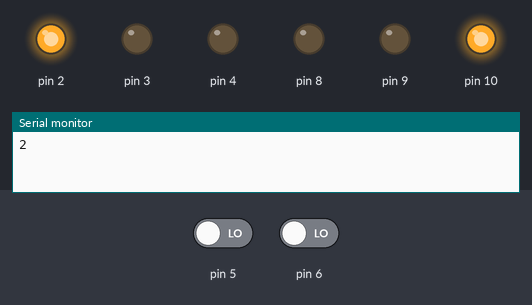
A sketch run on a simulated Arduino Uno, built with avr-gcc and run on an emulated ATmega328P. On the bench: output pins drawn as LEDs (lit = HIGH), the last lines printed to the serial monitor. Inputs (shaded band) come from the test bench; at power-on: pin 5 LOW, pin 6 LOW.

Above: at 1.2 s.
1.3 s: pin 5 driven HIGH
At 5.4 s:
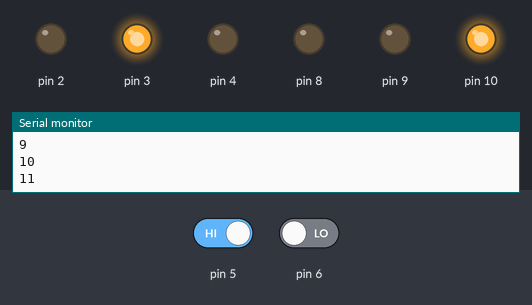
At 7.2 s:
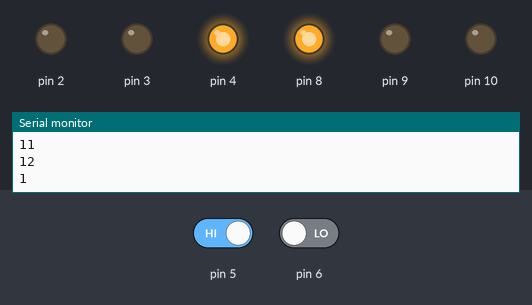
7.3 s: pin 5 driven LOW and pin 6 driven HIGH
At 12.0 s:
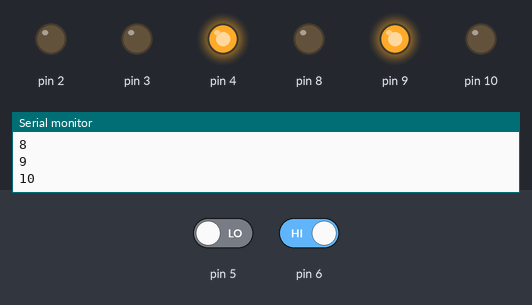
Timing chart, 0 to 15.5 s (numbered marks = the images above; inputs shaded):
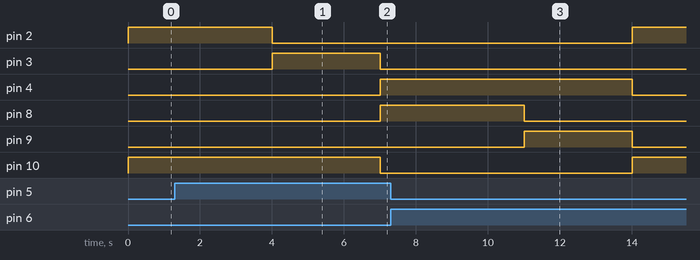

The sketch:

_3traffic_lights.ino
```cpp
//Synchronized traffic lights (timer = 10 seconds)(counts up).
//If a traffic light's button is pushed when it's state is red, the timer increments by 5.
const long TIMER_LENGTH = 12;
const long OFFSET = 1;
const long NON_YELLOW_STATE_START = 1;
const long YELLOW_STATE_START = 10;

long synchronized_counter_n = 1;
long time_modifier = 0;
long time_at_n_minus_1 = 1;

bool activated = false;

enum TrafficLightState {
  RED_STATE,
  YELLOW_STATE,
  GREEN_STATE
};

struct TrafficLight {
  int red_out, yellow_out, green_out, input_pin;
  bool input_already_recieved;
  TrafficLightState tl_state;

  void deactivate_lights() {
    digitalWrite(red_out, LOW);
    digitalWrite(yellow_out, LOW);
    digitalWrite(green_out, LOW);
  }

  void to_red_state() {
    deactivate_lights();
    digitalWrite(red_out, HIGH);
    tl_state = RED_STATE;
  }

  void to_yellow_state() {
    deactivate_lights();
    digitalWrite(yellow_out, HIGH);
    tl_state = YELLOW_STATE;
  }

  void to_green_state() {
    deactivate_lights();
    digitalWrite(green_out, HIGH);
    tl_state = GREEN_STATE;
  }
};

TrafficLight traffic_light1 = { 4, 3, 2, 6, false, GREEN_STATE };
TrafficLight traffic_light2 = { 10, 9, 8, 5, false, RED_STATE };

TrafficLight* currenty_red = &traffic_light2;


void setup() {
  Serial.begin(9600);
  // put your setup code here, to run once:
  int output_pins[] = { traffic_light1.red_out, traffic_light1.yellow_out, traffic_light1.green_out, traffic_light2.red_out, traffic_light2.yellow_out, traffic_light2.green_out };
  for (int idx = 0; idx < 6; idx++) {
    pinMode(output_pins[idx], OUTPUT);
  }
  pinMode(traffic_light1.input_pin, INPUT);
  pinMode(traffic_light2.input_pin, INPUT);
  set_initial_states_of_traffic_lights();
  activated = true;
}

void loop() {
  // put your main code here, to run repeatedly:
  if (activated)
    continue_timer();
  if (activated && has_time_changed()) {
    Serial.println(synchronized_counter_n);
    manage_state_machine_of(traffic_light1);
    manage_state_machine_of(traffic_light2);
  }
  read_input();
}

void set_initial_states_of_traffic_lights() {
  traffic_light1.to_green_state();
  traffic_light2.to_red_state();
}

void continue_timer() {
  synchronized_counter_n = ((millis() / 1000) + time_modifier) % TIMER_LENGTH + OFFSET;
}

bool has_time_changed() {
  bool it_has = false;
  if (synchronized_counter_n != time_at_n_minus_1) {
    time_at_n_minus_1 = synchronized_counter_n;
    it_has = true;
  }
  return it_has;
}

void manage_state_machine_of(TrafficLight& traffic_light) {
  switch (traffic_light.tl_state) {
    case RED_STATE:
      if (synchronized_counter_n == NON_YELLOW_STATE_START) {
        traffic_light.to_green_state();
        traffic_light.input_already_recieved = false;
      }
      break;
    case GREEN_STATE:
      if (synchronized_counter_n >= YELLOW_STATE_START) {
        traffic_light.to_yellow_state();
      }
      break;
    case YELLOW_STATE:
      if (synchronized_counter_n == NON_YELLOW_STATE_START) {
        traffic_light.to_red_state();
        currenty_red = &traffic_light;
      }
      break;
  }
}

void read_input() {
  if (digitalRead(currenty_red->input_pin) == HIGH) {
    process_input(currenty_red->input_already_recieved);
  }
}


void process_input(bool& input_already_recieved) {
  if (input_already_recieved == true || synchronized_counter_n > 5) {
    return;
  }
  time_modifier += 5;
  input_already_recieved = true;
}
```

Measured:
- after the input at 1.3 s, pin 2: HIGH → LOW after 2.7 s; pin 3: LOW → HIGH after 2.7 s, → LOW 3.0 s later; pin 4, pin 8: LOW → HIGH after 5.7 s; pin 10: HIGH → LOW after 5.7 s
- after the input at 7.3 s, pin 2, pin 10: LOW → HIGH after 6.7 s; pin 4: HIGH → LOW after 6.7 s; pin 8: HIGH → LOW after 3.7 s instead of 8.7 s; pin 9: LOW → HIGH after 3.7 s instead of 8.7 s
